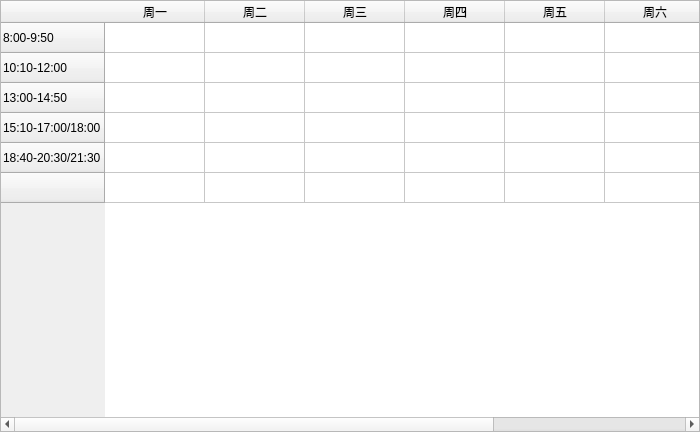
<?xml version="1.0" encoding="UTF-8"?>
<ui version="4.0">
 <class>scheduleMSY</class>
 <widget class="QWidget" name="scheduleMSY">
  <property name="geometry">
   <rect>
    <x>0</x>
    <y>0</y>
    <width>700</width>
    <height>432</height>
   </rect>
  </property>
  <property name="minimumSize">
   <size>
    <width>700</width>
    <height>432</height>
   </size>
  </property>
  <property name="maximumSize">
   <size>
    <width>700</width>
    <height>432</height>
   </size>
  </property>
  <widget class="QTableWidget" name="courseTable">
   <property name="geometry">
    <rect>
     <x>0</x>
     <y>0</y>
     <width>700</width>
     <height>432</height>
    </rect>
   </property>
   <property name="minimumSize">
    <size>
     <width>700</width>
     <height>432</height>
    </size>
   </property>
   <property name="maximumSize">
    <size>
     <width>700</width>
     <height>432</height>
    </size>
   </property>
   <property name="autoScroll">
    <bool>false</bool>
   </property>
   <row>
    <property name="text">
     <string>8:00-9:50</string>
    </property>
   </row>
   <row>
    <property name="text">
     <string>10:10-12:00</string>
    </property>
   </row>
   <row>
    <property name="text">
     <string>13:00-14:50</string>
    </property>
   </row>
   <row>
    <property name="text">
     <string>15:10-17:00/18:00</string>
    </property>
   </row>
   <row>
    <property name="text">
     <string>18:40-20:30/21:30</string>
    </property>
   </row>
   <row>
    <property name="text">
     <string/>
    </property>
   </row>
   <column>
    <property name="text">
     <string>周一</string>
    </property>
   </column>
   <column>
    <property name="text">
     <string>周二</string>
    </property>
   </column>
   <column>
    <property name="text">
     <string>周三</string>
    </property>
   </column>
   <column>
    <property name="text">
     <string>周四</string>
    </property>
   </column>
   <column>
    <property name="text">
     <string>周五</string>
    </property>
   </column>
   <column>
    <property name="text">
     <string>周六</string>
    </property>
   </column>
   <column>
    <property name="text">
     <string>周天</string>
    </property>
   </column>
  </widget>
 </widget>
 <resources/>
 <connections/>
</ui>
